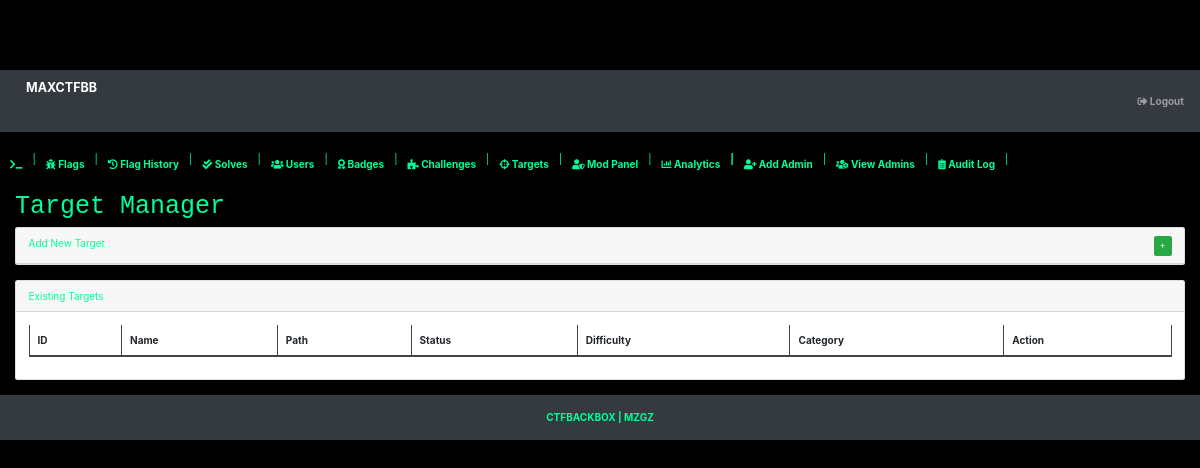
The app's page /admin/targets.php (signed in), older data.
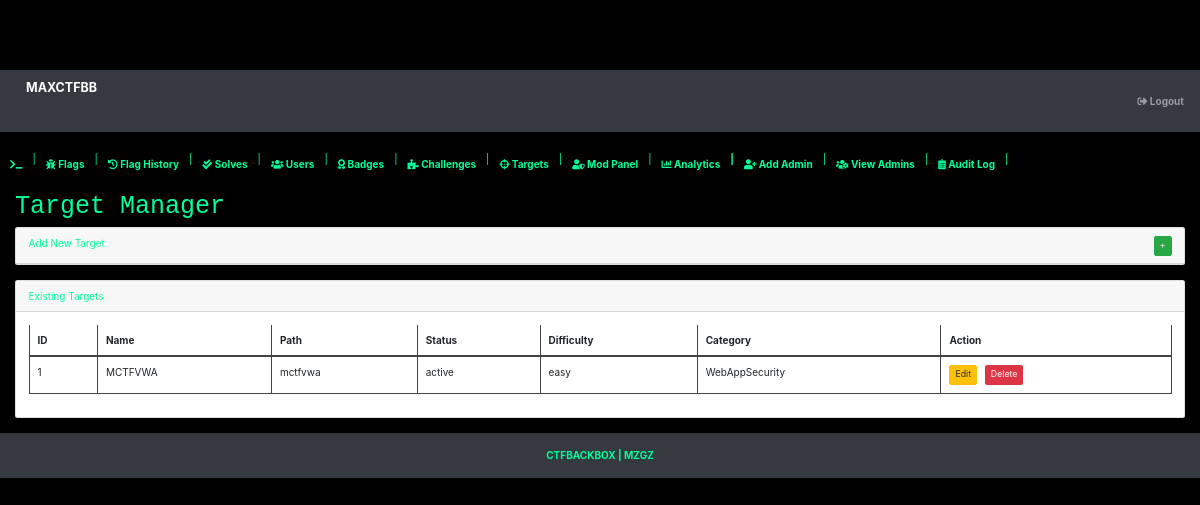
The same page, newer data.
### tables this page shows
CREATE TABLE `targets` (
  `id` int(11) NOT NULL,
  `name` varchar(50) DEFAULT NULL,
  `path` varchar(100) DEFAULT NULL,
  `status` varchar(10) DEFAULT 'active',
  `difficulty` varchar(20) DEFAULT NULL,
  `category` varchar(100) DEFAULT NULL
);

### admin/targets.php (the view, shortened to what this page needs)
<?php include 'header.php'; ?>
<div id="layoutSidenav_content">
<main>
<div class="container-fluid">
<h1 class="mt-4">Target Manager</h1>
<div class="card mb-4">
<div class="card-header d-flex justify-content-between">
    <span>Add New Target</span>
    <button type="button" class="btn btn-sm btn-success" id="toggleTargetForm">+</button>
</div>
</div>
<div class="card mb-4">
<div class="card-header">Existing Targets</div>
<div class="card-body">
<div class="table-responsive">
<table class="table table-bordered" id="targetsTable">
<thead>
    <tr>
        <th>ID</th>
        <th>Name</th>
        <th>Path</th>
        <th>Status</th>
        <th>Difficulty</th>
        <th>Category</th>
        <th>Action</th>
    </tr>
</thead>
<tbody>
<?php
$get = mysqli_query($conn,"SELECT * FROM targets ORDER BY difficulty ASC");
while($row = mysqli_fetch_array($get)){
    $id = intval($row['id']);
    $name = htmlspecialchars($row['name'], ENT_QUOTES, 'UTF-8');
    $path = htmlspecialchars($row['path'], ENT_QUOTES, 'UTF-8');
    $status = htmlspecialchars($row['status'], ENT_QUOTES, 'UTF-8');
    $difficulty = htmlspecialchars($row['difficulty'], ENT_QUOTES, 'UTF-8');
    $category = htmlspecialchars($row['category'], ENT_QUOTES, 'UTF-8');
?>
<tr data-id="<?= $id ?>">
    <td><?= $id ?></td>
    <td>
        <span class="name-text"><?= $name ?></span>
    </td>
    <td>
        <span class="path-text"><?= $path ?></span>
    </td>
    <td>
        <span class="status-text"><?= $status ?></span>
    </td>
    <td>
        <span class="difficulty-text"><?= $difficulty ?></span>
    </td>
    <td>
        <span class="category-text"><?= $category ?></span>
    </td>
    <td>
        <button class="btn btn-warning btn-sm edit-target-btn">Edit</button>
        <button class="btn btn-danger btn-sm delete-target-btn ml-2">Delete</button>
    </td>
</tr>
<?php } ?>
</tbody>
</table>
</div>
</div>
</div>
</div>
</main>
<link rel="stylesheet" href="https://cdn.datatables.net/1.13.6/css/dataTables.bootstrap4.min.css">
<?php include 'footer.php'; ?>

Row changes from the older to the newer data that the page shows:
added targets: id "1", name "MCTFVWA", path "mctfvwa", status "active", difficulty "easy", category "WebAppSecurity"
